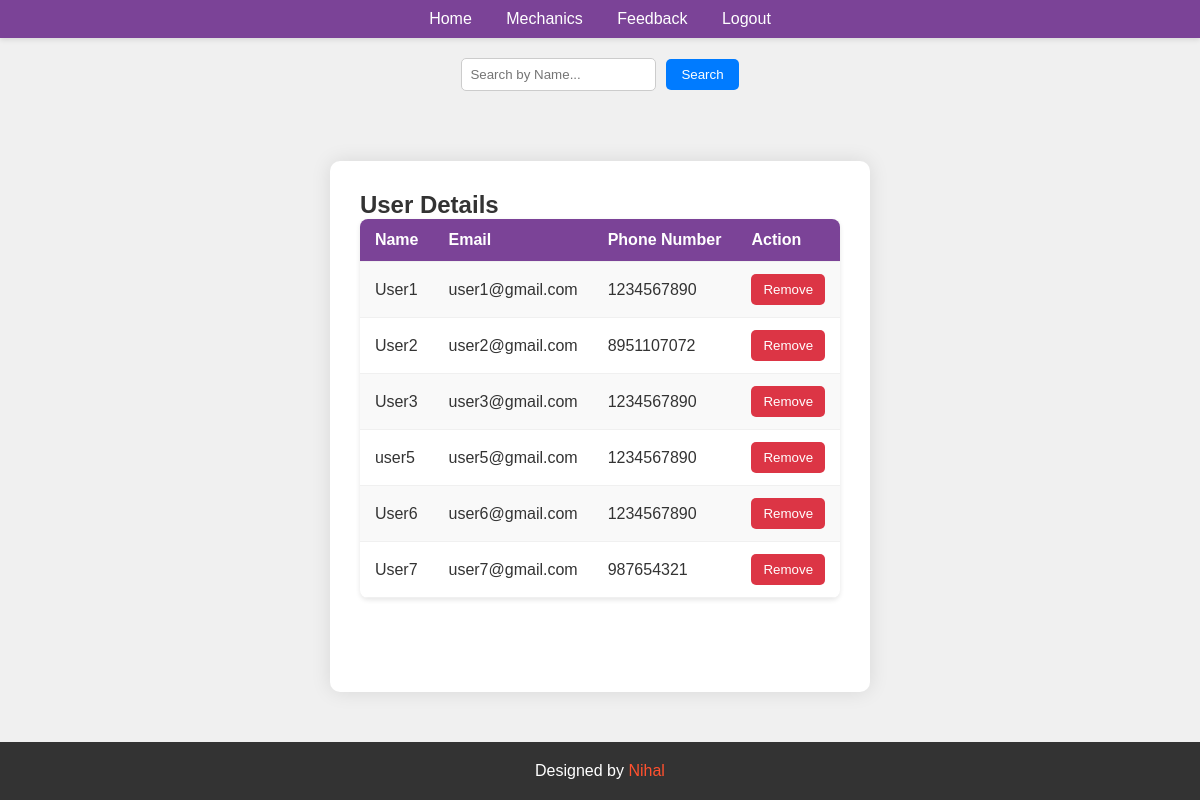
The app's page /users_info.php with its own data.
### tables this page shows
CREATE TABLE `users` (
  `id` int(11) NOT NULL,
  `username` varchar(255) NOT NULL,
  `password` varchar(255) NOT NULL,
  `email` varchar(255) DEFAULT NULL,
  `phone_number` varchar(20) DEFAULT NULL,
  `name` varchar(100) DEFAULT NULL
);

### users_info.php (the view, shortened to what this page needs)
<!DOCTYPE html>
<html lang="en">
<head>
</head>
<body>
    <nav>
        <a href="admin_dashboard.php">Home</a>
        <a href="mechanics_info.php">Mechanics</a>
        <a href="feedback_info.php">Feedback</a>
        <a href="login.php">Logout</a>
    </nav>
    <div class="search-container">
        <input type="text" id="searchInput" placeholder="Search by Name...">
        <button onclick="searchUser()">Search</button>
    </div>
    <div class="container">
        <h2>User Details</h2>
        <table>
            <tr>
                <th>Name</th>
                <th>Email</th>
                <th>Phone Number</th>
                <th>Action</th>
            </tr>
            <?php
            $servername = "localhost";
            $username = "root";
            $password = "";
            $database = "vehicle_breakdown";
            $conn = new mysqli($servername, $username, $password, $database);
            $sql = "SELECT * FROM users";
            $result = $conn->query($sql);
            if ($result->num_rows > 0) {
                while($row = $result->fetch_assoc()) {
                    echo "<tr>";
                    echo "<td>" . $row["name"] . "</td>";
                    echo "<td>" . $row["email"] . "</td>";
                    echo "<td>" . $row["phone_number"] . "</td>";
                    echo "<td><button class='remove-btn' onclick='removeUser(" . $row["id"] . ")'>Remove</button></td>";
                    echo "</tr>";
                }
            } else {
                echo "<tr><td colspan='4'>No users found.</td></tr>";
            }
            ?>
        </table>
    </div>
    <footer>
        <p>Designed by <a href="https://github.com/Nihalht/NIHAL-HT">Nihal</a></p>
    </footer>
</body>
</html>

### users_info.php (style rules this page uses)
.search-container { margin-top: 20px; margin-bottom: 20px; display: flex; justify-content: center; align-items: center; }
.search-container input[type="text"] { padding: 8px; border-radius: 5px; border: 1px solid #ccc; margin-right: 10px; }
.search-container button { padding: 8px 15px; border: none; border-radius: 5px; cursor: pointer; background-color: #007bff; color: #fff; }
* { margin: 0; padding: 0; box-sizing: border-box; }
body { font-family: 'Poppins', sans-serif; background-color: #f0f0f0; color: #333; display: flex; flex-direction: column; min-height: 100vh; }
.container { max-width: 800px; margin: 50px auto; padding: 30px; background-color: #fff; border-radius: 10px; box-shadow: 0 0 20px rgba(0, 0, 0, 0.1); flex-grow: 1; }
table { width: 100%; border-collapse: collapse; border-radius: 8px; overflow: hidden; box-shadow: 0 2px 5px rgba(0, 0, 0, 0.1); }
th, td { padding: 12px 15px; text-align: left; border-bottom: 1px solid #f0f0f0; }
th { background-color: #7b4397; color: #fff; font-weight: 600; }
tr:nth-child(even) { background-color: #f9f9f9; }
.remove-btn { background-color: #dc3545; color: #fff; border: none; padding: 8px 12px; border-radius: 5px; cursor: pointer; transition: background-color 0.3s ease; }
nav { background-color: #7b4397; padding: 10px 0; text-align: center; box-shadow: 0 2px 5px rgba(0, 0, 0, 0.1); }
nav a { margin: 0 15px; color: #fff; text-decoration: none; font-weight: 500; transition: color 0.3s ease; }
footer { width: 100%; background-color: #333; color: #fff; padding: 20px 0; text-align: center; bottom: 0; z-index: 999; }
footer p { margin: 0; }
footer a { color: #ff512f; text-decoration: none; transition: color 0.3s ease; }

### records on screen
users: name "User1", email "user1@gmail.com", phone_number "1234567890"
users: name "User2", email "user2@gmail.com", phone_number "8951107072"
users: name "User3", email "user3@gmail.com", phone_number "1234567890"
users: name "user5", email "user5@gmail.com", phone_number "1234567890"
users: name "User6", email "user6@gmail.com", phone_number "1234567890"
users: name "User7", email "user7@gmail.com", phone_number "987654321"
